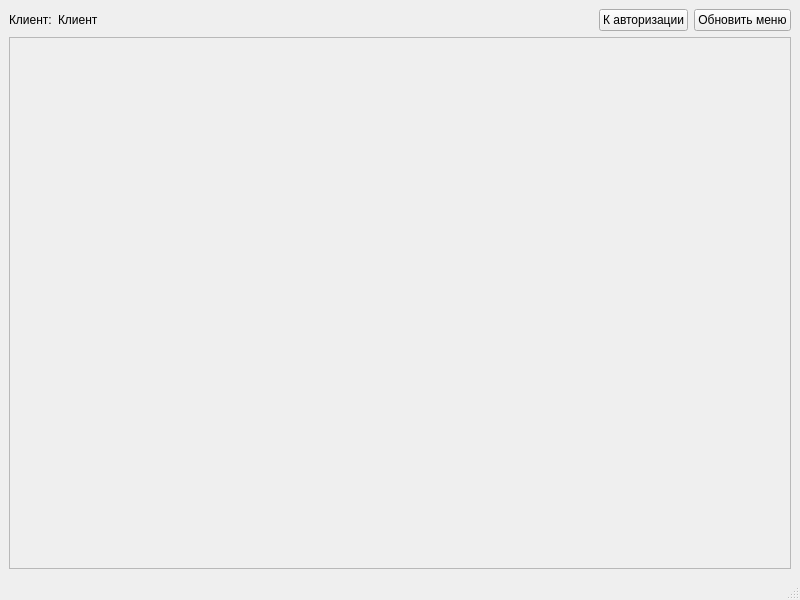
<?xml version="1.0" encoding="UTF-8"?>
<ui version="4.0">
 <class>MainWindow</class>
 <widget class="QMainWindow" name="MainWindow">
  <property name="geometry">
   <rect>
    <x>0</x>
    <y>0</y>
    <width>800</width>
    <height>600</height>
   </rect>
  </property>
  <property name="windowTitle">
   <string>MainWindow</string>
  </property>
  <widget class="QWidget" name="centralwidget">
   <layout class="QGridLayout" name="gridLayout">
    <item row="0" column="0">
     <layout class="QHBoxLayout" name="horizontalLayout">
      <item>
       <widget class="QLabel" name="label">
        <property name="text">
         <string>Клиент:</string>
        </property>
       </widget>
      </item>
      <item>
       <widget class="QLabel" name="label_currentuser">
        <property name="text">
         <string>Клиент</string>
        </property>
       </widget>
      </item>
      <item>
       <spacer name="horizontalSpacer">
        <property name="orientation">
         <enum>Qt::Orientation::Horizontal</enum>
        </property>
        <property name="sizeHint" stdset="0">
         <size>
          <width>40</width>
          <height>20</height>
         </size>
        </property>
       </spacer>
      </item>
      <item>
       <widget class="QPushButton" name="pushButton_backlogin">
        <property name="text">
         <string>К авторизации</string>
        </property>
       </widget>
      </item>
      <item>
       <widget class="QPushButton" name="pushButton_refresh">
        <property name="text">
         <string>Обновить меню</string>
        </property>
       </widget>
      </item>
     </layout>
    </item>
    <item row="1" column="0">
     <widget class="QScrollArea" name="scrollArea_menu">
      <property name="widgetResizable">
       <bool>true</bool>
      </property>
      <widget class="QWidget" name="scrollAreaWidgetContents">
       <property name="geometry">
        <rect>
         <x>0</x>
         <y>0</y>
         <width>788</width>
         <height>489</height>
        </rect>
       </property>
      </widget>
     </widget>
    </item>
   </layout>
  </widget>
  <widget class="QMenuBar" name="menubar">
   <property name="geometry">
    <rect>
     <x>0</x>
     <y>0</y>
     <width>800</width>
     <height>30</height>
    </rect>
   </property>
  </widget>
  <widget class="QStatusBar" name="statusbar"/>
 </widget>
 <resources/>
 <connections/>
</ui>
